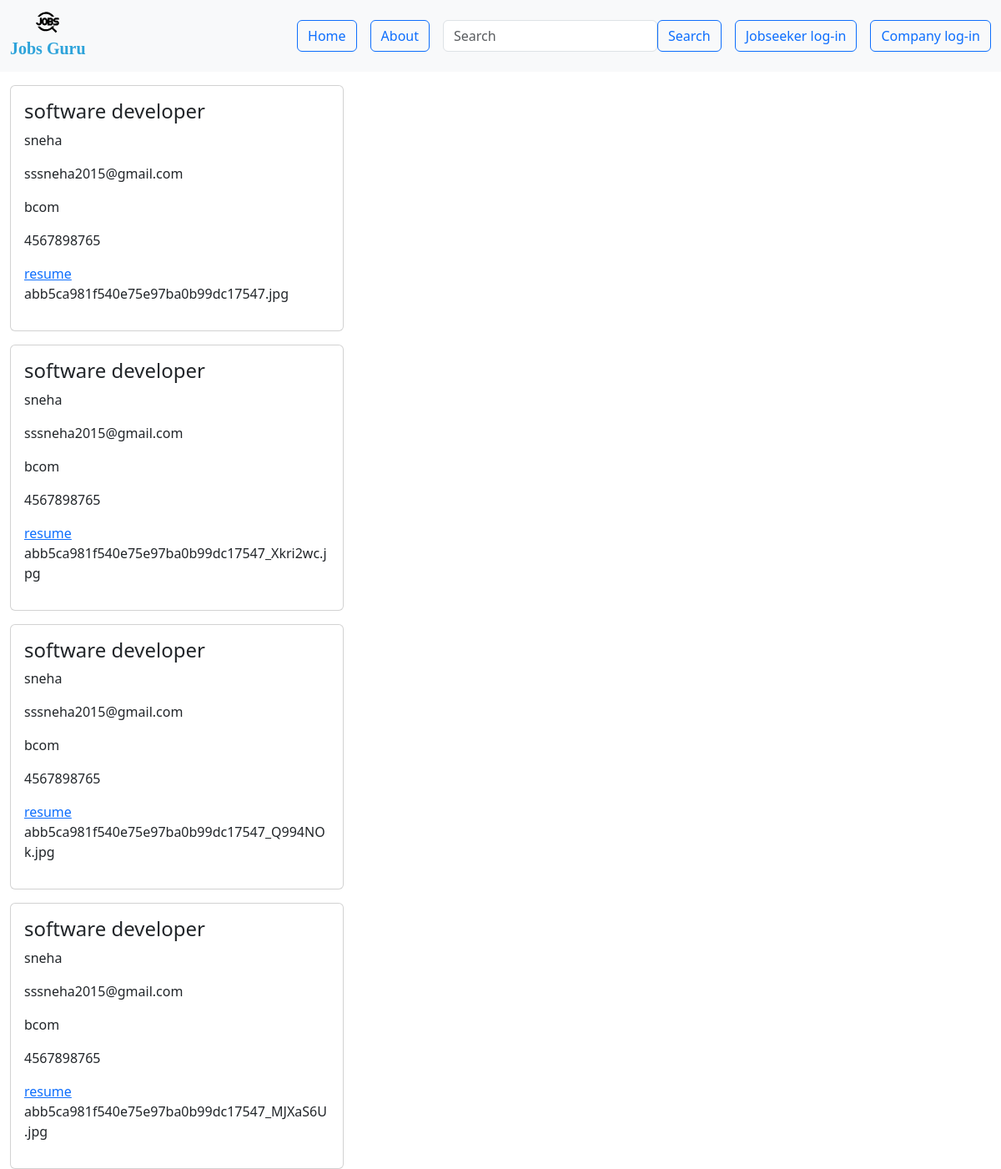
Screenshot of /view_applicant/1 with the database file from the repository.
### jobapp/models.py (models this page shows)
class jobapplymodel(models.Model):
    company_name=models.CharField(max_length=20)
    designation=models.CharField(max_length=30)
    name=models.CharField(max_length=20)
    email=models.EmailField()
    qualification=models.CharField(max_length=20)
    phone_no=models.CharField(max_length=12)
    experience=models.CharField(max_length=30)
    resume=models.FileField(upload_to="jobapp/static")

### jobapp/views.py (the view)
# urls.py: path('view_applicant/<int:id>',view_applicant),
def view_applicant(request,id):
    a=profile1.objects.get(id=id)
    a_name=a.user.username
    data=jobapplymodel.objects.all()
    job=[]
    nam=[]
    eml=[]
    qul=[]
    ph=[]
    exp=[]
    cv=[]
    for i in data:
        if i.company_name==a_name:
            jt=i.designation
            job.append(jt)
            name=i.name
            nam.append(name)
            email1=i.email
            eml.append(email1)
            qual=i.qualification
            qul.append(qual)
            phno=i. phone_no
            ph.append(phno)
            ex=i.experience
            exp.append(ex)
            cvv=i.resume
            cv.append(str(cvv).split('/')[-1])
    applicant=zip(job,nam,eml,qul,ph,exp,cv)
    return render(request,'view_applicant.html',{'applicant':applicant})

### jobapp/templates/view_applicant.html (shortened to what this page needs)
<!DOCTYPE html>
<html lang="en">
<head>
      {% load static %}
    <link href="https://cdn.jsdelivr.net/npm/bootstrap@5.3.0/dist/css/bootstrap.min.css" rel="stylesheet">
</head>
<body>
<nav class="navbar navbar-expand-lg navbar-light bg-light">
    <div class="container-fluid">
        <a class="navbar-brand" href="#" style="text-align: center;">
            <img src="{% static 'ic.svg' %}" alt="Your Logo" width="30" height="30" class="d-inline-block align-top rounded-circle">
            <div style="font-family: 'Pacifico', cursive; color: rgb(45, 163, 218);" ><b>Jobs Guru</b></div>
        </a>
        <div class="collapse navbar-collapse" id="navbarNav">
            <ul class="navbar-nav ms-auto">
                <li class="nav-item">
                    <button class="btn btn-outline-primary me-3" >Home</button>
                </li>
                <li class="nav-item">
                    <button class="btn btn-outline-primary me-3">About</button>
                </li>
                <li>
                    <form class="d-flex">
                        <input class="form-control" type="search" placeholder="Search" aria-label="Search" style="color: rgb(70, 161, 223);">
                        <button class="btn btn-outline-primary" type="submit">Search</button>
                    </form>
                </li>
                <li class="nav-item">
                    <button class="btn btn-outline-primary ms-3"  onclick="window.location.href='/log2/'">Jobseeker log-in</button>
                </li>
                <li class="nav-item">
                    <button class="btn btn-outline-primary ms-3" onclick="window.location.href='/log/'">Company log-in</button>
                </li>
            </ul>
        </div>
    </div>
</nav>
{% for i,j,k,l,m,n,o in applicant %}
<div class="row">
        <div class="col-md-4">
            <div class="container mt-3">
                <div class="card" style="width:400px">
                    <div class="card-body">
                        <h4 class="card-title"> {{i}}  </h4>
                        <p class="card-text">{{j}}   </p>
                         <p class="card-text"> {{k}}  </p>
                         <p class="card-text"> {{l}}  </p>
                         <p class="card-text"> {{m}}  </p>
                        <a href="{% static o %}" download >resume</a>
                        <p>{{o}}</p>
                    </div>
                </div>
            </div>
 {% endfor %}
</body>
</html>

### rows the page displays
jobapplymodel: applicant "software developer", applicant "sneha", applicant "sssneha2015@gmail.com", applicant "bcom", applicant "4567898765"
jobapplymodel: applicant "software developer", applicant "sneha", applicant "sssneha2015@gmail.com", applicant "bcom", applicant "4567898765"
jobapplymodel: applicant "software developer", applicant "sneha", applicant "sssneha2015@gmail.com", applicant "bcom", applicant "4567898765"
jobapplymodel: applicant "software developer", applicant "sneha", applicant "sssneha2015@gmail.com", applicant "bcom", applicant "4567898765"

### other values shown
{{ o }} "abb5ca981f540e75e97ba0b99dc17547.jpg" "abb5ca981f540e75e97ba0b99dc17547_Xkri2wc.jpg" "abb5ca981f540e75e97ba0b99dc17547_Q994NOk.jpg" "abb5ca981f540e75e97ba0b99dc17547_MJXaS6U.jpg"
